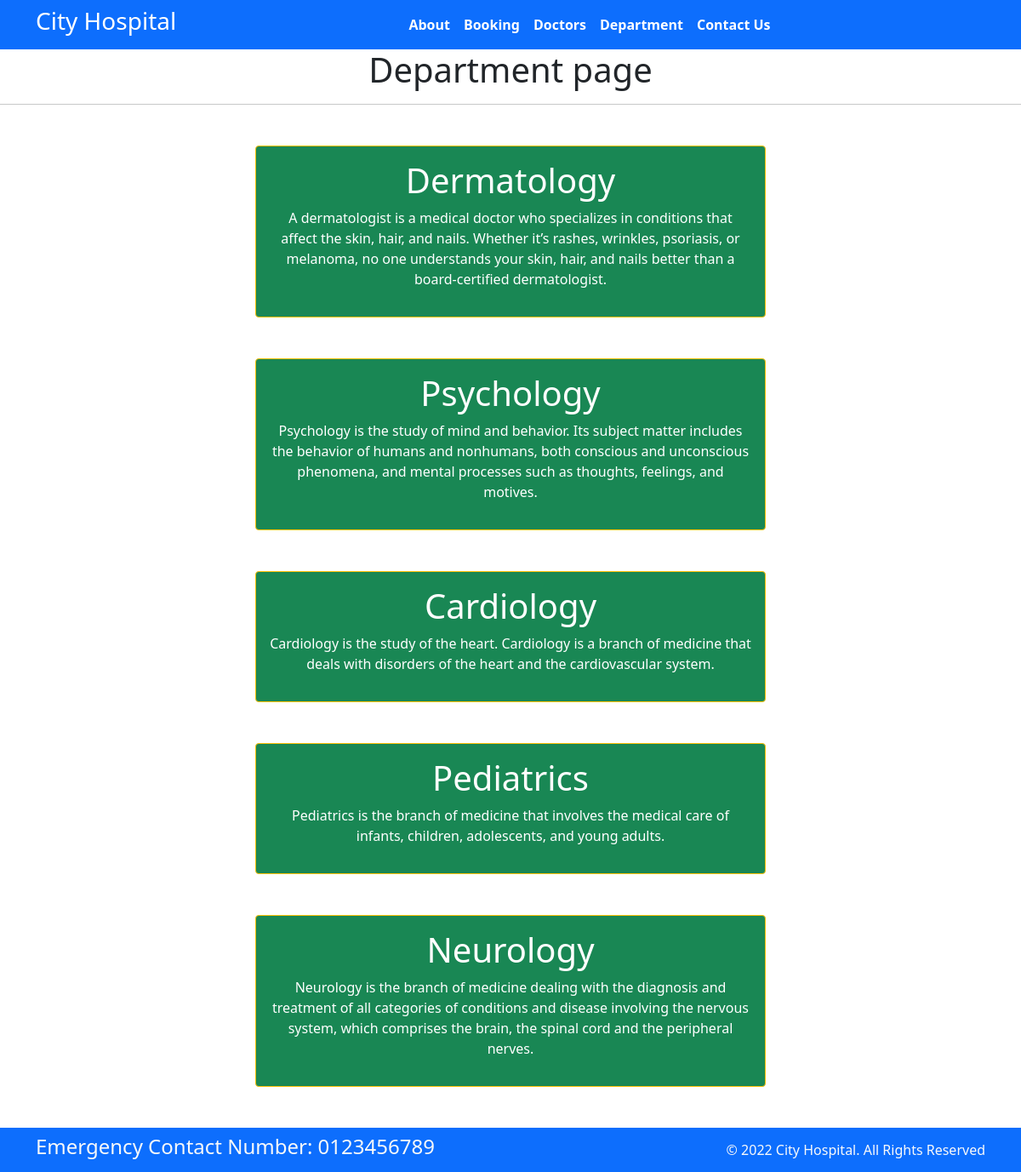
Page /department/ on the committed database.
### home/models.py (models this page shows, shortened)
class Departments(models.Model):
    dep_name = models.CharField(max_length=100)
    dep_description = models.TextField()

### home/views.py (the view)
# urls.py: path('department/', views.department,name='department'),
def department (request):
    dict_dept={
        'dept': Departments.objects.all()
    }
    return render(request, 'department.html',dict_dept)

### templates/department.html (shortened to what this page needs)
{% extends "base.html" %}
{% block content%}
<h1 class="text-center">Department page </h1>
<hr>
{% for d in dept %}
<div class="mx-auto w-50 bg-success text-center text-white p-3 my-5 border border-warning rounded">
    <h1>{{d.dep_name}}</h1>
    <p>{{d.dep_description}}</p>
</div>
{% endfor %}
{% endblock %}

### rows in the picture
Departments: dep_name "Dermatology", dep_description "A dermatologist is a medical doctor who specializes in conditions that affect the skin, hair, and nails. Whether it’s rashes, wrinkles, psoriasis, or melanoma, no one understands your skin, hair, and nails better than a board-certified dermatologist."
Departments: dep_name "Psychology", dep_description "Psychology is the study of mind and behavior. Its subject matter includes the behavior of humans and nonhumans, both conscious and unconscious phenomena, and mental processes such as thoughts, feelings, and motives."
Departments: dep_name "Cardiology", dep_description "Cardiology is the study of the heart. Cardiology is a branch of medicine that deals with disorders of the heart and the cardiovascular system."
Departments: dep_name "Pediatrics", dep_description "Pediatrics is the branch of medicine that involves the medical care of infants, children, adolescents, and young adults."
Departments: dep_name "Neurology", dep_description "Neurology is the branch of medicine dealing with the diagnosis and treatment of all categories of conditions and disease involving the nervous system, which comprises the brain, the spinal cord and the peripheral nerves."
